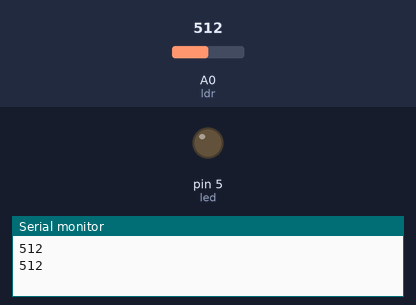
The sketch below on a simulated Arduino Uno, built with avr-gcc and run on an emulated ATmega328P. Shown: output pins drawn as LEDs (lit = HIGH), the last lines printed to the serial monitor. The inputs (shaded band) are chosen by the test bench; at power-on: A0 (ldr) = 512.

Above: at 1.8 s.
1.9 s: A0 (ldr) set to 215
3.4 s: A0 (ldr) set to 188
At 5.2 s:
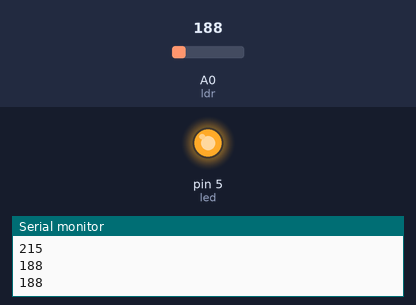
5.5 s: A0 (ldr) set to 210
At 6.7 s:
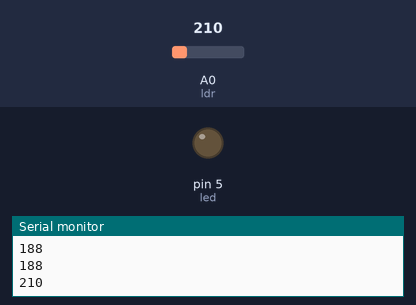
7.5 s: A0 (ldr) set to 190
At 8.3 s:
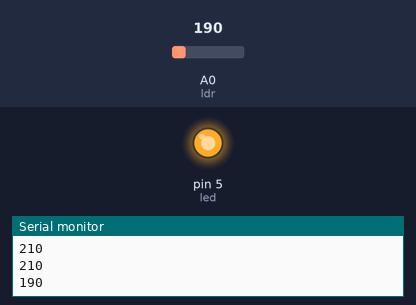
Timing chart, 0 to 10.5 s (numbered marks = the images above; inputs shaded):
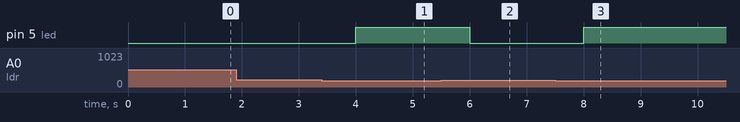

Measured:
- the behaviour switches between 201 and 200 on A0 (ldr) (found by bisection; images 0 and 1)
- after the input at 3.4 s, pin 5 (led): LOW → HIGH after 0.60 s
- after the input at 5.5 s, pin 5 (led): HIGH → LOW after 0.50 s
- after the input at 7.5 s, pin 5 (led): LOW → HIGH after 0.50 s

The sketch:

ldr.ino
```cpp
int valor;
int ldr = A0;
int led = 5;


void setup(){
Serial.begin(9600);
pinMode(ldr,INPUT);
pinMode(led,OUTPUT);
  }

void loop(){
  valor = analogRead(ldr);
  Serial.println(valor);
  if(valor >=0 && valor <=200){
    digitalWrite(led,HIGH);
    }
  else{
    digitalWrite(led,LOW);
    }
    delay(1000);
    }
```
